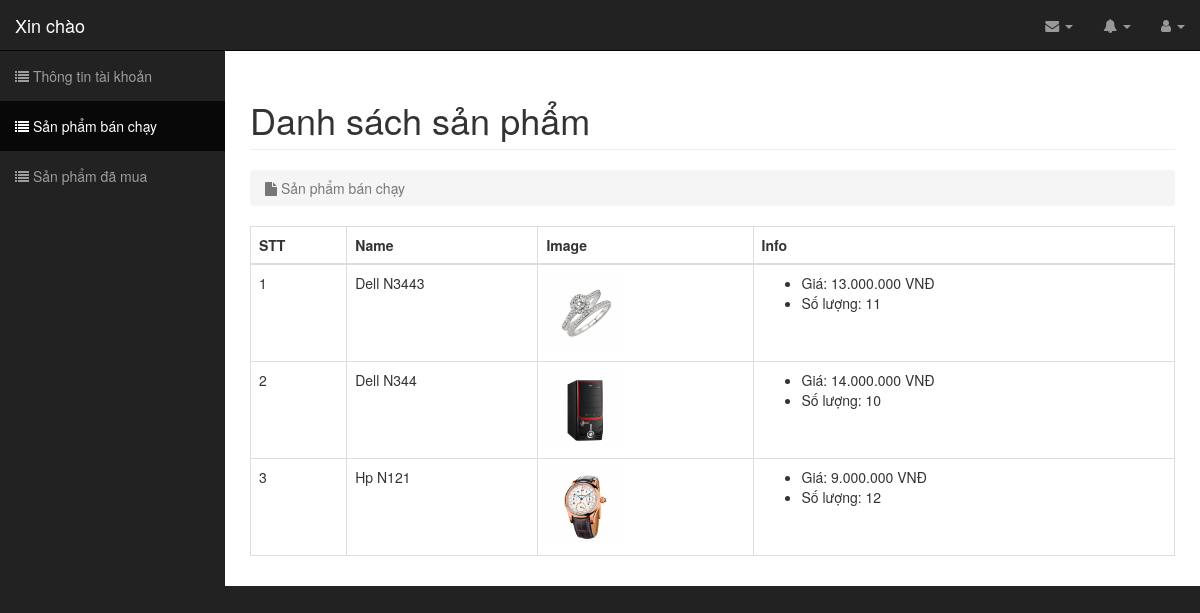
Screenshot of /user/san-pham-ban-chay.php with the database file from the repository.
### tables this page shows
CREATE TABLE `products` (
  `id` int(11) NOT NULL,
  `name` varchar(100) DEFAULT NULL,
  `slug` varchar(100) DEFAULT NULL,
  `price` int(11) DEFAULT NULL,
  `sale` tinyint(4) DEFAULT 0,
  `image` varchar(100) DEFAULT NULL,
  `category_id` int(11) DEFAULT NULL,
  `content` text DEFAULT NULL,
  `pay` int(11) NOT NULL,
  `number` int(11) NOT NULL DEFAULT 0,
  `head` int(11) DEFAULT 0,
  `view` int(11) DEFAULT 0,
  `hot` tinyint(4) DEFAULT 0,
  `created_at` timestamp NULL DEFAULT NULL,
  `updated_at` timestamp NULL DEFAULT NULL ON UPDATE current_timestamp()
);

### libraries/Database.php (called while the page is built, shortened)
<?php
    class Database
    {
        public $link;
        public function __construct()
        {
            $this->link = mysqli_connect("localhost","root","","tuanphuongphp") or die ();
            mysqli_set_charset($this->link,"utf8");
        }
        public function fetchsql( $sql )
        {
            $result = mysqli_query($this->link,$sql) or die("Lỗi  truy vấn sql " .mysqli_error($this->link));
            $data = [];
            if( $result)
            {
                while ($num = mysqli_fetch_assoc($result))
                {
                    $data[] = $num;
                }
            }
            return $data;
        }
    }
?>

### autoload/autoload.php (called while the page is built, shortened)
<?php
	require_once __DIR__."/../libraries/Database.php";
	require_once __DIR__."/../libraries/Function.php";
	$db = new Database();
	$sql = "SELECT * FROM products WHERE 1 ORDER BY id DESC LIMIT 3";
	$newProducts = $db->fetchsql($sql);
?>

### libraries/Function.php (called while the page is built, shortened)
<?php
    function base_url()
    {
        return $url  = "http://localhost/tuanphuongphp/";
    }
    function uploads()
    {
        return base_url() . "public/uploads/";
    }
 ?>

### user/san-pham-ban-chay.php (the view, shortened to what this page needs)
<?php
	require_once __DIR__."/../autoload/autoload.php";
    $sql = "SELECT * FROM products WHERE 1 ORDER BY pay DESC LIMIT 3";
    $hotProducts = $db->fetchsql($sql);
 ?>
<?php require_once __DIR__."/../layouts-user/header.php"; ?>
    <div class="row">
        <div class="col-lg-12">
            <h1 class="page-header">
               Danh sách sản phẩm
            </h1>
            <ol class="breadcrumb">
                <li class="active">
                    <i class="fa fa-file"></i> Sản phẩm bán chạy
                </li>
            </ol>
        </div>
    </div>
   <div class="row">
       <div class="col-md-12">
           <div class="table-responsive">
                <table class="table table-bordered table-hover">
                    <thead>
                        <tr>
                            <th>STT</th>
                            <th>Name</th>
                            <th>Image</th>
                          <th>Info</th>
                        </tr>
                    </thead>
                    <tbody>
                        <?php $stt =1; foreach ($hotProducts as  $value): ?>
                        <tr>
                            <td><?php echo $stt ?></td>
                            <td><?php echo $value['name']?></td>
                            <td><img src="<?php echo uploads(); ?>product/<?php echo $value['image'] ?>" alt="no image" width="80px" height="80px"></td>
                            <td>
                                <ul>
                                    <li>Giá: <?php echo number_format($value['price'],0,".","."); ?> VNĐ</li>
                                    <li>Số lượng: <?php echo $value['number']; ?></li>
                                </ul>
                            </td>
                        </tr>
                        <?php $stt++; endforeach ?>
                    </tbody>
                </table>
            </div>
       </div>
   </div>
<?php require_once __DIR__."/../layouts-user/footer.php"?>

### public/admin/css/sb-admin.css (style rules this page uses)
body { margin-top: 100px; background-color: #222; }
@media (min-width:768px) { body { margin-top: 50px; } }

### rows the page displays
products: name "Dell N3443", image (picture), price "13.000.000", number "11"
products: name "Dell N344", image (picture), price "14.000.000", number "10"
products: name "Hp N121", image (picture), price "9.000.000", number "12"
